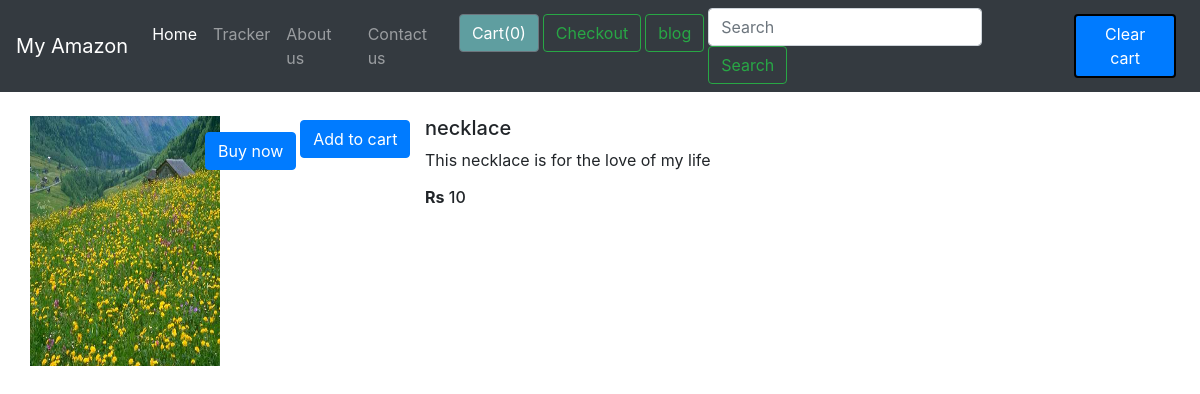
/shop/products/12, run on the app's committed database.
### shop/models.py (models this page shows, shortened)
class Product(models.Model):
    product_id=models.AutoField
    product_name=models.CharField(max_length=100)
    category=models.CharField(max_length=60,default="")
    subcategory=models.CharField(max_length=50,default="")
    price=models.IntegerField(default=10)
    desc=models.CharField(max_length=400,default="")
    pub_date=models.DateField()
    image=models.ImageField(upload_to="shop/images",default="")

### shop/views.py (the view)
# urls.py: path("products/<int:id>",views.productview,name="productview"),
def productview(request,id):
    product=Product.objects.filter(id=id)
    return render(request,'shop/prodview.html',{'product':product[0]})

### shop/templates/shop/prodview.html (shortened to what this page needs)
{% extends 'shop/basic.html' %}
 {% load static %}
{% block body%}
<div class="container my-4">
    <div class="row">
    <div class="col-md-4">
        <div class="row">
            <img src="/media/{{product.image}}" alt="image not found" width="190px" height="250px">
            <div class="row">
              <span>
                <a href="/shop/checkout"><button class="btn btn-primary my-3">Buy now</button></a>
              </span>
                <div style="margin-left: 4px;">
                  <span Id="divpr{{product.id}}" class="divpr">
                    <button  Id="pr{{product.id}}" data-html="true" class="btn btn-primary cart my-1">Add to cart</button>
                  </span>
            </div>
            </div>
        </div>
    </div>
    <div class="col-md-8">
        <h5 Id="namepr{{product.id}}">{{product.product_name}}</h5>
        <p>{{product.desc}}</p>
        <h6 ><b>Rs</b> <span id="pricepr{{product.id}}">{{product.price}}</span> </h6>
    </div>
</div>
</div>
{% endblock %}

### data on the page
Product: image (picture), product_name "necklace", desc "This necklace is for the love of my life", price "10"
